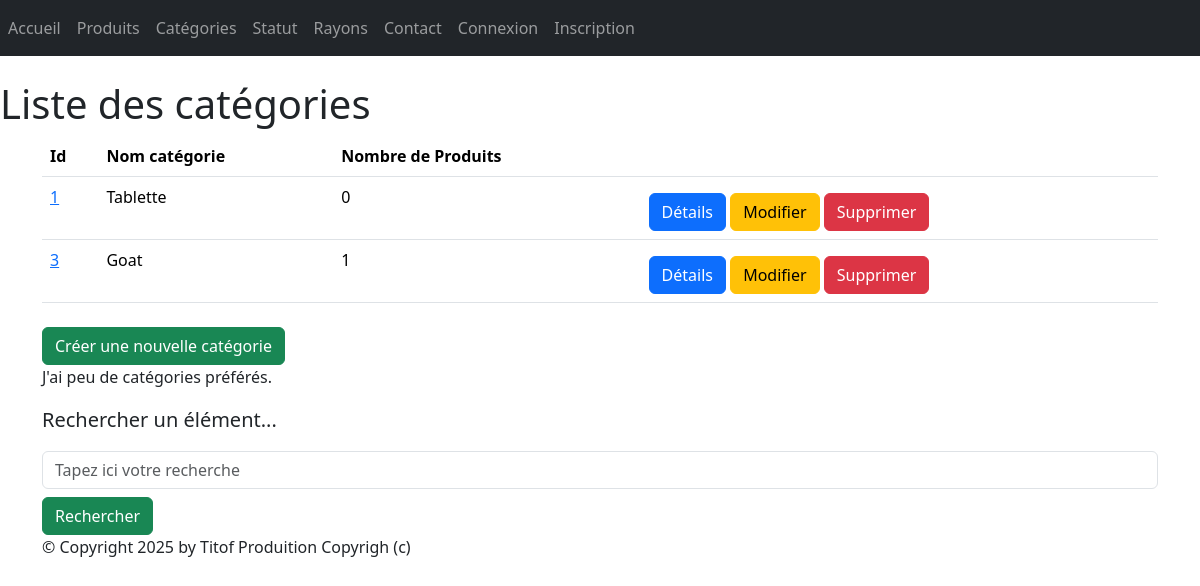
The app's page /monApp/categories/ with its own data.
### monApp/models.py (models this page shows, shortened)
class Categorie(models.Model):
    idCat = models.AutoField(primary_key=True)
    nomCat = models.CharField(max_length=100)

### monApp/views.py (the view)
# urls.py: path("categories/", views.CategorieListView.as_view(), name="lst_ctgrs"),
class CategorieListView(ListView):
    model = Categorie
    template_name = "monApp/list_categories.html"
    context_object_name = "ctgrs"
    def get_queryset(self):
        query = self.request.GET.get('search')
        if query:
            return Categorie.objects.annotate(nb_produits=Count('produits')).filter(nomCat__icontains=query)
        return Categorie.objects.annotate(nb_produits=Count('produits'))
    def get_context_data(self, **kwargs):
        context = super(CategorieListView, self).get_context_data(**kwargs)
        context['titremenu'] = "Liste de mes catégories"
        return context

### monApp/templates/monApp/list_categories.html
{% extends 'monApp/base.html' %}
{% block menu %}
    <h1>Liste des catégories</h1>
{% endblock %}
{% block contenu %}
    <table class="table">
        <thead>
            <th>Id</th>
            <th>Nom catégorie</th>
            <th>Nombre de Produits</th>
            <th></th>
        </thead>
        <tbody>
            {% for ctgr in ctgrs %}
                <tr>
                    <td><a href="{% url 'dtl_ctgr' ctgr.idCat %}">{{ ctgr.idCat }}</a></td>
                    <td>{{ ctgr.nomCat }} </td>
                    <td>{{ ctgr.nb_produits }} </td>
                    <td>
                    <a href="{% url 'dtl_ctgr' ctgr.idCat %}" class="btn btn-primary mt-2">Détails</a>
                    <a href="{% url 'ctgr-chng' ctgr.idCat %}" class="btn btn-warning mt-2">Modifier</a>
                    <a href="{% url 'dlt-ctgr' ctgr.idCat %}" class="btn btn-danger mt-2">Supprimer</a>
                    </td>
                </tr>
            {% endfor %}
        </tbody>
    </table>
    <a href="{% url 'crt-ctgr' %}" class="btn btn-success mt-2">Créer une nouvelle catégorie</a>
    <p>
    J'ai
    {% if ctgrs|length < 5 %}
    peu de
    {% elif ctgrs|length < 10 %}
    quelques
    {% else %}
    beaucoup de
    {% endif %}
    catégories préférés.
    </p>
    <p class="lead mb-3 ml-0">Rechercher un élément...</p>
    <form method="GET" action="">
        <input class="form-control" type="text" name="search" placeholder="Tapez ici votre recherche"
        value="{{ request.GET.search }}">
        <button type="submit" class="btn btn-success mt-2">Rechercher</button>
    </form>
{% endblock %}

### static/styles.css (style rules this page uses)
h1 { color: red }

### records on screen
Categorie: idCat "1", nomCat "Tablette", nb_produits "0"
Categorie: idCat "3", nomCat "Goat", nb_produits "1"
